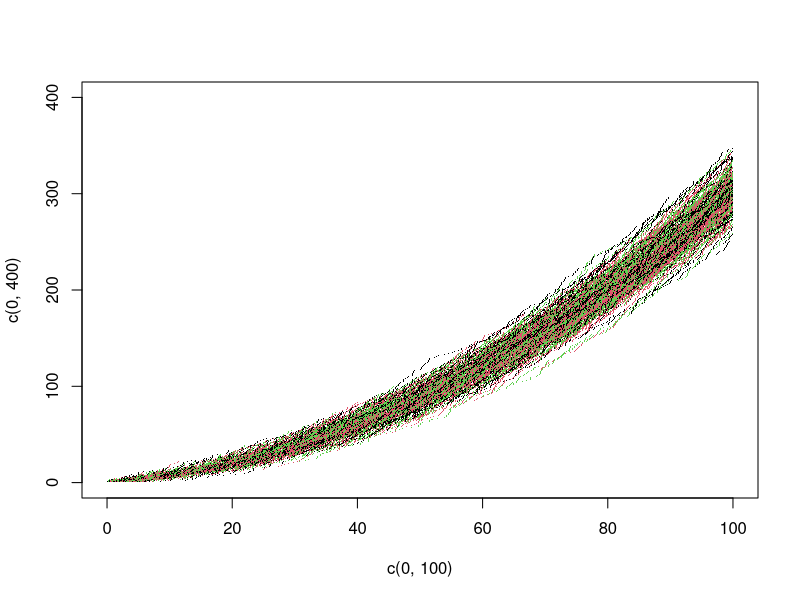

Write the R code that produced this figure.

m <- 5

# a) ----------------------------------------------------------------------

set.seed(2018)

rNHHP1 <- function(t, intensite) {
  N0 <- 0
  Tstar <- 0
  lambda_barre <- intensite(t)
  step2 <- function() {
    E <- rexp(1, lambda_barre)
    if(Tstar + E < t) {
      Tstar <<- Tstar + E
      U <- runif(1)
      if( U < intensite(Tstar) / lambda_barre) {
        N0 <<- c(N0, Tstar)
      }
      step2()
    } else {
      N0[-1]
    }
  }
  step2()
}

intensite1 <- function(t) 0.5 + 0.05 * t

N <- replicate(m, rNHHP1(10, intensite1))

# b) ----------------------------------------------------------------------

set.seed(2018)
rNHHP2 <- function(t, Fs_inv) {
  N0 <- 0
  U <- runif(1)
  while(tail(N0, 1) + Fs_inv(U, tail(N0, 1)) < t) {
    N0 <- c(N0, tail(N0, 1) + Fs_inv(U, tail(N0, 1)))
    U <- runif(1)
  } 
  N0[-c(1, length(N0))]
  
}

Intensite1 <- function(t) 0.5 * t + 0.05 * t ^ 2 / 2
Fs <- function(t, s) exp(-(Intensite1(s + t) - Intensite1(s)))

Fs_inv <- function(q, s) optimize(function(t) abs(Fs(t, s) - q), c(0, 10))$minimum

N <- replicate(m, rNHHP2(10, Fs_inv))

# c) ----------------------------------------------------------------------

set.seed(2018)

rNHHP3 <- function(t, Intensite) {
  N <- rpois(1, Intensite(t))
  V <- sapply(runif(N), function(u) optimize(function(v) abs(Intensite(v) / Intensite(t) - u), c(0,  1000))$minimum)
  sort(V)
}

N <- replicate(m, rNHHP3(10, Intensite1))

## Validation graphique des méthodes 

N1 <- replicate(100, rNHHP1(100, intensite1))
N2 <- replicate(100, rNHHP2(100, Fs_inv))
N3 <- replicate(100, rNHHP3(100, Intensite1))

plot(c(0, 100), c(0, 400), type = "n")

for(i in seq_along(N1)) {
  points(N1[[i]], 1:length(N1[[i]]), col = 1, pch = ".")
  points(N2[[i]], 1:length(N2[[i]]), col = 2, pch = ".")
  points(N3[[i]], 1:length(N3[[i]]), col = 3, pch = ".")
}
